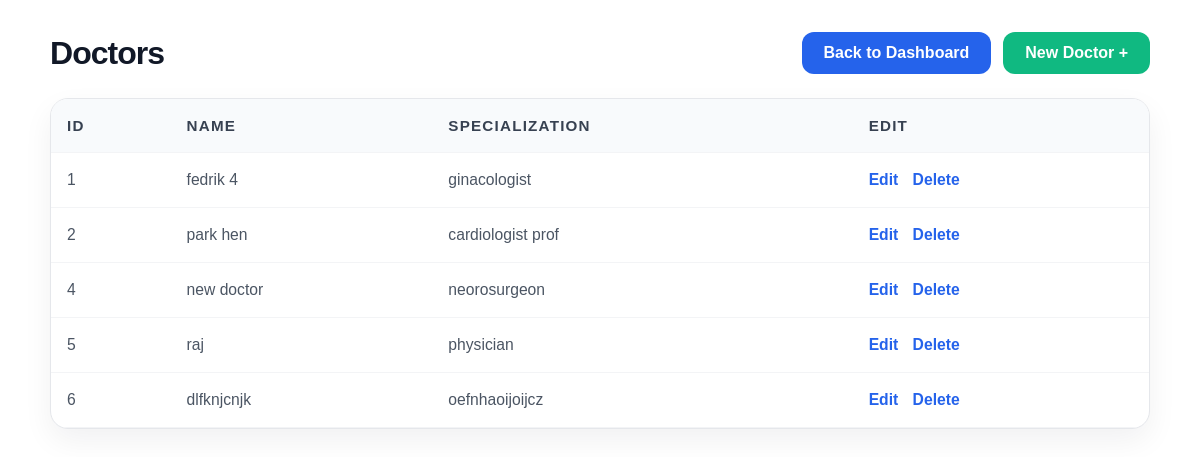
/doctors/ (signed in), run on an earlier commit of the app's database.
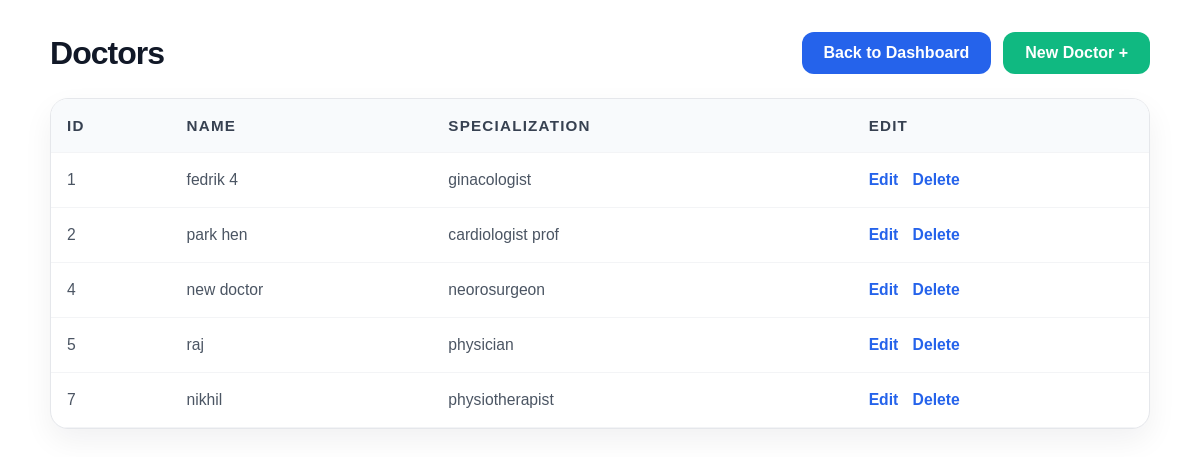
And on a later commit of the database.
### doctors/models.py (models this page shows, shortened)
class Doctor(models.Model):
  name = models.CharField(max_length=200)
  specialization = models.CharField(max_length=200)

### doctors/views.py (the view)
# urls.py: path('', doctors_list),
@login_required
def doctors_list(request):
  doctors = Doctor.objects.all()
  return render(request, 'doctor_list.html', {'doctors': doctors})

### doctors/templates/doctor_list.html (shortened to what this page needs)
<div class="list-page-container">
  <div class="list-page-header">
    <h1>Doctors</h1>
    <div style="display:flex; gap:12px; flex-wrap:wrap;">
      <a class="btn-back" href="/dashboard">Back to Dashboard</a>
      <a class="btn-back new-btn" href="/doctors/create">New Doctor +</a>
    </div>
  </div>
  <div class="table-card">
    <div class="table-responsive">
      <table>
        <thead>
          <tr>
            <th>ID</th>
            <th>Name</th>
            <th>Specialization</th>
            <th>Edit</th>
          </tr>
        </thead>
        <tbody>
          {% for doc in doctors %}
          <tr>
            <td>{{ doc.id }}</td>
            <td>{{ doc.name }}</td>
            <td>{{ doc.specialization }}</td>
            <td class="action-links">
              <a href="/doctors/{{ doc.id }}/edit">Edit</a>
              <a href="/doctors/{{ doc.id }}/delete">Delete</a>
            </td>
          </tr>
          {% empty %}
          <tr>
            <td colspan="4" class="empty-state">No doctors found yet.</td>
          </tr>
          {% endfor %}
        </tbody>
      </table>
    </div>
  </div>
</div>

What changed in the data, as far as the page shows it:
removed Doctor: id "6", name "dlfknjcnjk", specialization "oefnhaoijoijcz"
added Doctor: id "7", name "nikhil", specialization "physiotherapist"
